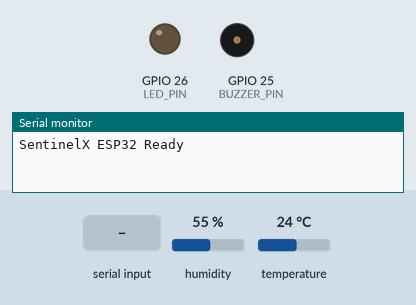
A sketch run on a simulated ESP32. Shown: output pins drawn as LEDs (lit = HIGH), buzzer (waves = sounding), the last lines printed to the serial monitor. Dashed ring = blinking. The inputs (shaded band) are chosen by the test bench; at power-on: temperature 24 °C, humidity 55 %.

Above: at 1.3 s.
1.4 s: temperature set to 33 °C
3.5 s: temperature set to 36 °C
At 4.16 s:
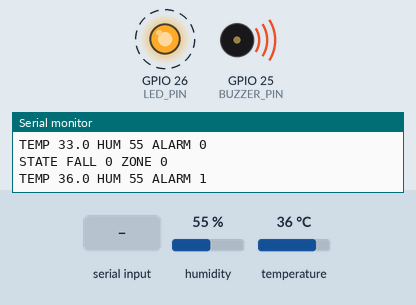
7.6 s: "FALL 1\n" received over Serial
At 13.28 s:
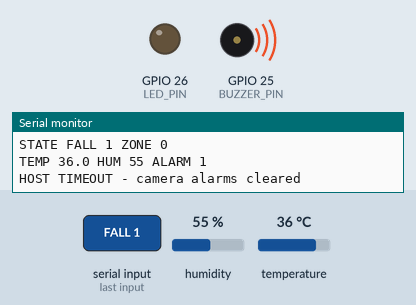
13.9 s: humidity set to 21 %
17.4 s: humidity set to 18 %
Timing chart, 0 to 26.0 s (numbered marks = the images above; inputs shaded):
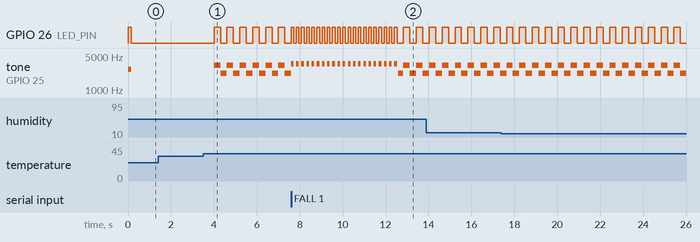

Measured:
- the behaviour switches between 34 and 35 °C on temperature (found by bisection; images 0 and 1)
- after the input at 3.5 s, GPIO 26 (LED_PIN): alternates HIGH for 0.30 s and LOW for 0.30 s, starting after 0.51 s; tone on GPIO 25 (BUZZER_PIN): alternates 3200 Hz for 0.30 s and 2200 Hz for 0.30 s, starting after 0.51 s

The sketch:

sentinelx_esp32.ino
```cpp
// SentinelX ESP32 firmware
// - Receives camera alarms from the laptop over USB serial:
//     "FALL 1" / "FALL 0"   person fall detected / cleared
//     "ZONE 1" / "ZONE 0"   restricted area entered / cleared
//     "CLEAR"               switch off both camera alarms
// - Reads a DHT11 and runs the high-temperature alarm on its own
//   (works even with the laptop unplugged).
// - Every 2 s reports "STATE FALL 0 ZONE 0" (camera alarms) and
//   "TEMP 28.0 HUM 55 ALARM 0" (ALARM = high-temperature alarm only).
//
// Sound / light patterns (highest priority first):
//   FALL      fast urgent beeping (beep-beep-beep)   LED fast blink
//   HIGH TEMP two-tone siren                         LED slow blink
//   ZONE      steady buzz                            LED solid on
//
// Library: "DHT sensor library for ESPx" by beegee_tokyo

#include "DHTesp.h"

#define BUZZER_PIN    25
#define LED_PIN       26
#define DHT_PIN       27

#define TEMP_LIMIT    35.0   // °C: siren starts at or above this
#define TEMP_RESET    34.0   // °C: siren stops below this

#define FALL_HZ       3500   // fast beeps for a fall
#define FALL_STEP_MS  120
#define ZONE_HZ       2700   // steady buzz for restricted-area intrusion
#define SIREN_HIGH_HZ 3200   // two-tone siren for high temperature
#define SIREN_LOW_HZ  2200
#define SIREN_STEP_MS 300
#define DHT_READ_MS   2000
#define HOST_TIMEOUT_MS 5000 // laptop sends its state every second; if it stops, clear camera alarms

DHTesp dht;

String command = "";
bool fallAlarm = false;
bool zoneAlarm = false;
bool tempAlarm = false;
int currentHz = 0;
bool phase = false;
unsigned long lastStep = 0;
unsigned long lastDhtRead = 0;
unsigned long lastHostMsg = 0;

void setTone(int hz) {
  if (hz == currentHz) return;
  currentHz = hz;
  if (hz == 0) {
    noTone(BUZZER_PIN);
    digitalWrite(BUZZER_PIN, LOW);
  } else {
    tone(BUZZER_PIN, hz);
  }
}

void setFlag(bool &flag, bool value, const char *name) {
  if (flag != value) {
    flag = value;
    Serial.printf("%s %s\n", name, value ? "ON" : "OFF");
  }
}

void handleCommand(String cmd) {
  cmd.trim();
  if (cmd.length() == 0) return;
  lastHostMsg = millis();
  if (cmd == "FALL 1")      setFlag(fallAlarm, true,  "FALL");
  else if (cmd == "FALL 0") setFlag(fallAlarm, false, "FALL");
  else if (cmd == "ZONE 1") setFlag(zoneAlarm, true,  "ZONE");
  else if (cmd == "ZONE 0") setFlag(zoneAlarm, false, "ZONE");
  else if (cmd == "CLEAR") {
    setFlag(fallAlarm, false, "FALL");
    setFlag(zoneAlarm, false, "ZONE");
  }
}

void readCommands() {
  while (Serial.available()) {
    char c = Serial.read();
    if (c == '\n' || c == '\r') {
      handleCommand(command);
      command = "";
    } else {
      command += c;
      if (command.length() > 32) command = "";
    }
  }
  // Laptop crashed or cable pulled: don't leave the buzzer stuck on
  if ((fallAlarm || zoneAlarm) && millis() - lastHostMsg > HOST_TIMEOUT_MS) {
    Serial.println("HOST TIMEOUT - camera alarms cleared");
    fallAlarm = false;
    zoneAlarm = false;
  }
}

void readDht() {
  if (millis() - lastDhtRead < DHT_READ_MS) return;
  lastDhtRead = millis();

  // Alarm state report (sent even if the DHT11 fails, so the laptop can confirm the link)
  Serial.printf("STATE FALL %d ZONE %d\n", fallAlarm ? 1 : 0, zoneAlarm ? 1 : 0);

  TempAndHumidity v = dht.getTempAndHumidity();
  float t = v.temperature;
  float h = v.humidity;

  // DHT11 is rated 0-50 °C and 20-90 %RH; anything outside that is a bad read
  if (dht.getStatus() != DHTesp::ERROR_NONE || isnan(t) || isnan(h) ||
      t < 0 || t > 50 || h < 20 || h > 90) {
    Serial.printf("DHT ERROR %s (t=%.1f h=%.1f)\n", dht.getStatusString(), t, h);
    return;
  }

  if (!tempAlarm && t >= TEMP_LIMIT) tempAlarm = true;
  else if (tempAlarm && t < TEMP_RESET) tempAlarm = false;

  Serial.printf("TEMP %.1f HUM %.0f ALARM %d\n", t, h, tempAlarm ? 1 : 0);
}

bool stepEvery(unsigned long ms) {
  if (millis() - lastStep >= ms) {
    lastStep = millis();
    phase = !phase;
  }
  return phase;
}

void updateOutputs() {
  if (fallAlarm) {
    bool on = stepEvery(FALL_STEP_MS);
    setTone(on ? FALL_HZ : 0);
    digitalWrite(LED_PIN, on ? HIGH : LOW);
  } else if (tempAlarm) {
    bool high = stepEvery(SIREN_STEP_MS);
    setTone(high ? SIREN_HIGH_HZ : SIREN_LOW_HZ);
    digitalWrite(LED_PIN, high ? HIGH : LOW);
  } else if (zoneAlarm) {
    setTone(ZONE_HZ);
    digitalWrite(LED_PIN, HIGH);
  } else {
    setTone(0);
    digitalWrite(LED_PIN, LOW);
  }
}

void setup() {
  Serial.begin(115200);
  pinMode(BUZZER_PIN, OUTPUT);
  pinMode(LED_PIN, OUTPUT);
  digitalWrite(BUZZER_PIN, LOW);
  digitalWrite(LED_PIN, LOW);
  dht.setup(DHT_PIN, DHTesp::DHT11);   // AUTO_DETECT misreads DHT11 as DHT22

  // Start-up self-test: short beep + LED flash. If you don't hear this, check the buzzer wiring.
  digitalWrite(LED_PIN, HIGH);
  tone(BUZZER_PIN, ZONE_HZ);
  delay(150);
  noTone(BUZZER_PIN);
  digitalWrite(BUZZER_PIN, LOW);
  digitalWrite(LED_PIN, LOW);

  Serial.println("SentinelX ESP32 Ready");
}

void loop() {
  readCommands();
  readDht();
  updateOutputs();
}
```
